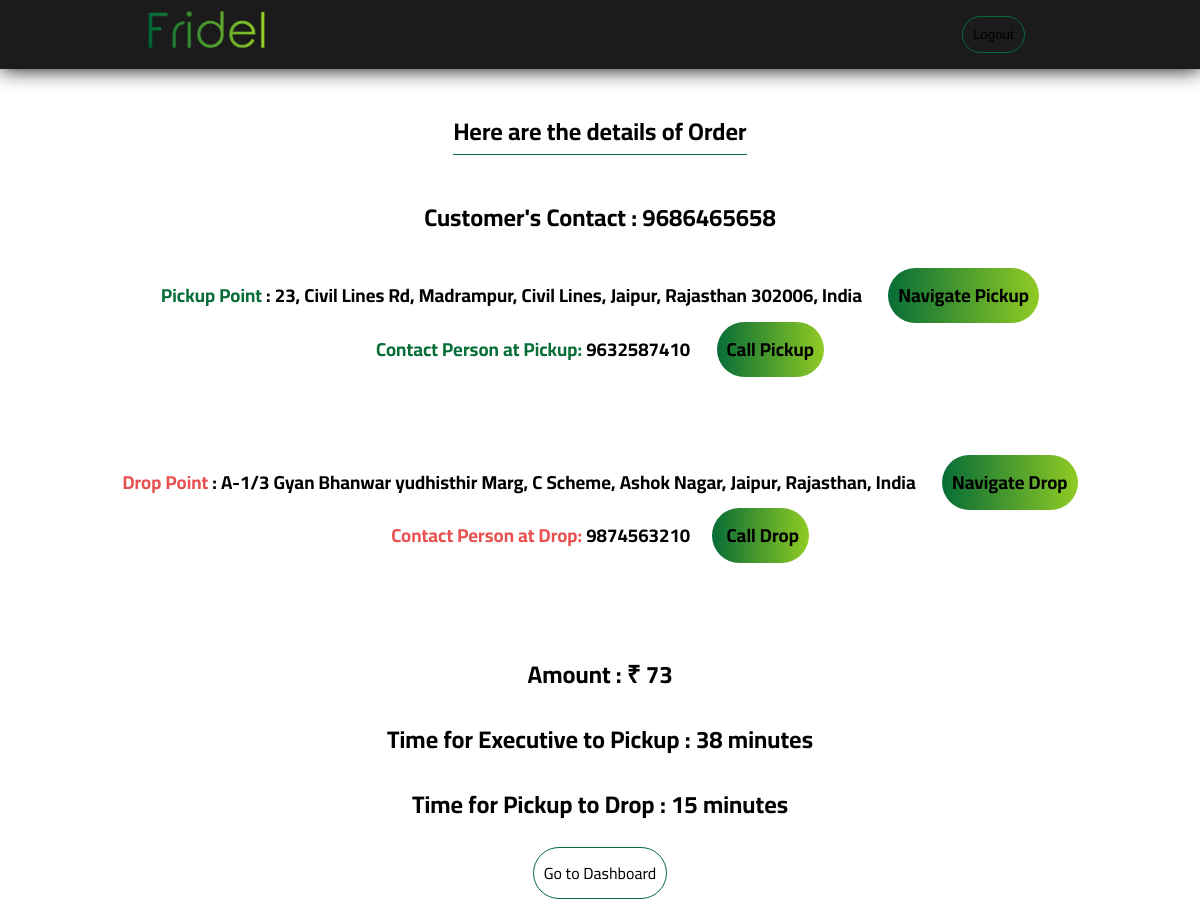
Screenshot of /executive/user_confirmation/ (signed in) with the database file from the repository.
### users/models.py (models this page shows, shortened)
class DeliveryInfo (models.Model):
    package_content = models.CharField(max_length=100, choices=package_content_choices, default='Documents Or Books')
    other_package_content = models.CharField(max_length=150, null=True, blank=True)
    pickup = models.CharField(max_length=250)
    drop = models.CharField(max_length=250)
    pickup_home_number = models.IntegerField(default=None, null=True, blank=True)
    pickup_landmark = models.CharField(max_length=250, default=None, null=True, blank=True)
    drop_home_number = models.IntegerField(default=None, null=True, blank=True)
    drop_landmark = models.CharField(max_length=250, default=None, null=True, blank=True)
    picklat = models.DecimalField(max_digits=10, decimal_places=6, default=None, blank=True, null=True)
    picklong = models.DecimalField(max_digits=10, decimal_places=6, default=None, blank=True, null=True)
    droplat = models.DecimalField(max_digits=10, decimal_places=6, default=None, blank=True, null=True)
    droplong = models.DecimalField(max_digits=10, decimal_places=6, default=None, blank=True, null=True)
    contact_pick = models.IntegerField(default=None, null=True)
    contact_drop = models.IntegerField(default=None, null=True)
    instructions = models.CharField(max_length=250, blank=True)
    date = models.DateField(auto_now_add=True, null=True)
    order_time = models.TimeField(auto_now_add=True, null=True)
    user = models.ForeignKey(User, default=None, on_delete=models.CASCADE)
    is_completed = models.BooleanField(default=False)
    is_canceled = models.BooleanField(default=False)
    is_seen =  models.BooleanField(default=False)
    is_confirmed = models.BooleanField(default=False)
    user_read = models.BooleanField(default=False)
    exec_read = models.BooleanField(default=False)
    amount = models.IntegerField(default=None, null=True)
    duration_exec_pick= models.IntegerField(default=None, null=True)
    duration_pick_drop = models.IntegerField(default=None, null=True)
    other_task = models.BooleanField(default=False)
    task_detail = models.TextField(max_length=6000, default=None, null=True)

### executive/models.py (models this page shows, shortened)
class ExecutiveInfo(models.Model):
    Locationlat = models.DecimalField(max_digits=10, decimal_places=6, default=None, blank=True)
    Locationlong = models.DecimalField(max_digits=10, decimal_places=6, default=None, blank=True)
    executive = models.ForeignKey(User, default=None, on_delete=models.CASCADE, related_name="executive_username")
    customer = models.ForeignKey(User, default=None, on_delete=models.CASCADE, related_name="customer_username")
    live_location = models.CharField(max_length=100)
    Amount = models.IntegerField(default=None, null=True)
    Duration= models.IntegerField(default=None, null=True)
    Duration_pick_drop = models.IntegerField(default=None, null=True)
    order_id = models.IntegerField(default=None, null=True)

### executive/views.py (the view)
@executive_required
def user_confirmation(request):
    info = ExecutiveInfo.objects.filter(executive=request.user)
    executive = info[len(info)-1]
    id = executive.order_id
    print(id)
    query = DeliveryInfo.objects.get(id=id)
    if query.is_canceled:
        canceled_text = 'The request has been canceled by the user for some reason!!'
        return render(request, 'executive/confirm3.html', {'canceled_text': canceled_text})
    else:
        if query.user_read:
            user_read = query.user_read
            query.is_completed = True
            query.save()
            order = DeliveryInfo.objects.get(id=id)
            info = ExecutiveInfo.objects.filter(customer=executive.customer)
            exec_coming = info[len(info)-1]
            customer = User.objects.get(username = str(order.user))
            customer_phone = customer.phone
            user_agree_text = 'Congo!!! Customer is agreed on the amount..'
            return render(request, 'executive/confirm3.html', {'user_agree_text': user_agree_text, 'order': order, 'exec_coming': exec_coming, 'user_read': user_read, 'customer_phone': customer_phone})
        else:
            executive_wait_text = 'Please wait while user confirms the price and time.!!'
            return render(request, 'executive/confirm3.html', {'executive_wait_text':executive_wait_text})

### executive/templates/executive/confirm3.html (shortened to what this page needs)
{% extends 'base_layout.html' %}
{% block content %}
      {% if user_read %}
      <h2 style="border-bottom: solid 1px #076D37;">Here are the details of Order</h2>
      <h2><b>Customer's Contact</b> : {{customer_phone}} </h2>
      {% if order.other_task %}
        <div id="other_task_list">
            <ul id="other_task_each_stop">
            </ul>
        </div>
      {% else%}
      <div id="order_final_details">
      <h3><b style="color: #076D37">Pickup Point</b> : {{order.pickup}} &nbsp&nbsp
      <a href="https://maps.google.com/?q={{order.picklat}}, {{order.picklong}}" target="_blank" style="text-decoration: none;
      color: black;
      border: none;
      background: linear-gradient(to right, #076D37, #90CB24);
      padding : 10px;
      border-radius: 30px;
      margin-left: 10px;">Navigate Pickup</a>
    </h3>
      <h3><b style="color: #076D37">Contact Person at Pickup:</b> {{order.contact_pick}} &nbsp&nbsp  <a href="tel:{{order.contact_pick}}" style="text-decoration: none;
      color: black;
      border: none;
      background: linear-gradient(to right, #076D37, #90CB24);
      padding : 10px;
      border-radius: 30px;
      margin-left: 10px;" target="_blank">  Call Pickup</a></h3>
      <br><br>
      <h3><b style="color: #e85151">Drop Point</b> : {{order.drop}}  &nbsp&nbsp
      <a href="https://maps.google.com/?q={{order.droplat}}, {{order.droplong}}" target="_blank" style="text-decoration: none;
      color: black;
      border: none;
      background: linear-gradient(to right, #076D37, #90CB24);
      padding : 10px;
      border-radius: 30px;
      margin-left: 10px;">Navigate Drop</a>
    </h3>
      <h3><b style="color: #e85151">Contact Person at Drop:</b> {{order.contact_drop}} &nbsp&nbsp<a href="tel:{{order.contact_drop}}" style="text-decoration: none;
      color: black;
      border: none;
      background: linear-gradient(to right, #076D37, #90CB24);
      padding : 10px;
      border-radius: 30px;
      margin-left: 10px;" target="_blank">  Call Drop</a></h3>
      {% endif %}
      <br><br>
      <h2>Amount : ₹ {{exec_coming.Amount}}</h2>
      <h2>Time for Executive to Pickup : {{exec_coming.Duration}} minutes</h2>
      <h2>Time for Pickup to Drop : {{exec_coming.Duration_pick_drop}} minutes</h2>
      </div>
      <a href="{% url 'executive:executive_user'%}" class="user_confirm_dashboard_link">Go to Dashboard</a>
      {% elif canceled_text %}
      <a href="{% url 'executive:executive_user'%}" class="user_confirm_dashboard_link">Go to Dashboard</a>
      {% endif %}
{% endblock %}

### assets/base_styles.css (style rules this page uses)
body { margin: 0; font-family: 'Cairo', sans-serif; }
* { -webkit-touch-callout: none; -webkit-user-select: none; -khtml-user-select: none; -moz-user-select: none; -ms-user-select: none; user-select: none; -webkit-tap-highlight-color: rgba(255,255,255,0); }
#order-detail h1, h2, h3, h4, h5 { text-align: center; }
.user_confirm_dashboard_link { text-decoration: none; color: black; border: solid 1px #076D37; padding : 10px; border-radius: 30px; }

### rows the page displays
DeliveryInfo: pickup "23, Civil Lines Rd, Madrampur, Civil Lines, Jaipur, Rajasthan 302006, India", contact_pick "9632587410", drop "A-1/3 Gyan Bhanwar yudhisthir Marg, C Scheme, Ashok Nagar, Jaipur, Rajasthan, India", contact_drop "9874563210"
ExecutiveInfo: Amount "73", Duration "38", Duration_pick_drop "15"

### other values shown
{{ customer_phone }} "9686465658"
